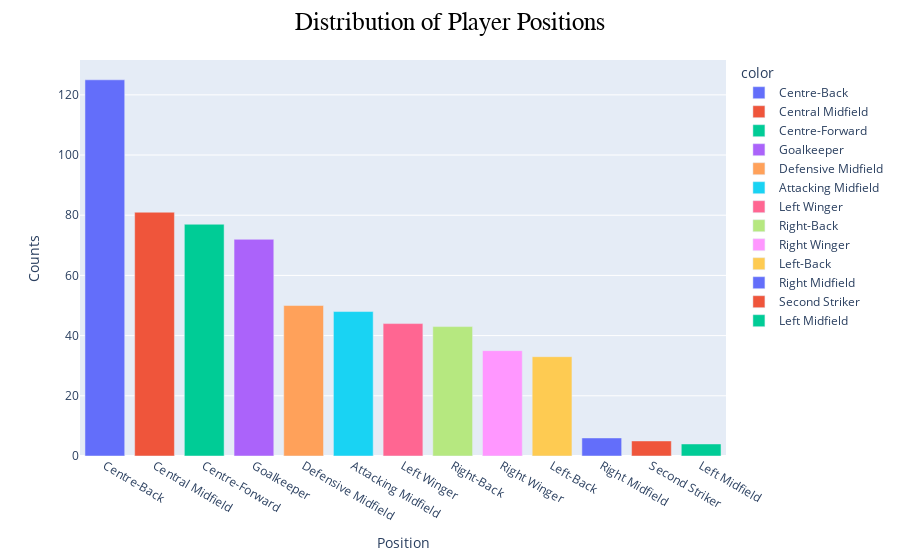

Write notebook code for a chart like this one.
### Code cell
univariate(data['Position'],'Distribution of Player Positions')

### Figure 1 — Plotly figure (JSON) as saved in the notebook; plotly's stock layout.template omitted (floating-point values rounded to 4 significant figures)
{"data": [{"alignmentgroup": "True", "hovertemplate": "color=Centre-Back<br>Position=%{x}<br>Counts=%{y}<extra></extra>", "legendgroup": "Centre-Back", "marker": {"color": "#636efa", "pattern": {"shape": ""}}, "name": "Centre-Back", "offsetgroup": "Centre-Back", "orientation": "v", "showlegend": true, "textposition": "auto", "type": "bar", "x": ["Centre-Back"], "xaxis": "x", "y": [125], "yaxis": "y"}, {"alignmentgroup": "True", "hovertemplate": "color=Central Midfield<br>Position=%{x}<br>Counts=%{y}<extra></extra>", "legendgroup": "Central Midfield", "marker": {"color": "#EF553B", "pattern": {"shape": ""}}, "name": "Central Midfield", "offsetgroup": "Central Midfield", "orientation": "v", "showlegend": true, "textposition": "auto", "type": "bar", "x": ["Central Midfield"], "xaxis": "x", "y": [81], "yaxis": "y"}, {"alignmentgroup": "True", "hovertemplate": "color=Centre-Forward<br>Position=%{x}<br>Counts=%{y}<extra></extra>", "legendgroup": "Centre-Forward", "marker": {"color": "#00cc96", "pattern": {"shape": ""}}, "name": "Centre-Forward", "offsetgroup": "Centre-Forward", "orientation": "v", "showlegend": true, "textposition": "auto", "type": "bar", "x": ["Centre-Forward"], "xaxis": "x", "y": [77], "yaxis": "y"}, {"alignmentgroup": "True", "hovertemplate": "color=Goalkeeper<br>Position=%{x}<br>Counts=%{y}<extra></extra>", "legendgroup": "Goalkeeper", "marker": {"color": "#ab63fa", "pattern": {"shape": ""}}, "name": "Goalkeeper", "offsetgroup": "Goalkeeper", "orientation": "v", "showlegend": true, "textposition": "auto", "type": "bar", "x": ["Goalkeeper"], "xaxis": "x", "y": [72], "yaxis": "y"}, {"alignmentgroup": "True", "hovertemplate": "color=Defensive Midfield<br>Position=%{x}<br>Counts=%{y}<extra></extra>", "legendgroup": "Defensive Midfield", "marker": {"color": "#FFA15A", "pattern": {"shape": ""}}, "name": "Defensive Midfield", "offsetgroup": "Defensive Midfield", "orientation": "v", "showlegend": true, "textposition": "auto", "type": "bar", "x": ["Defensive Midfield"], "xaxis": "x", "y": [50], "yaxis": "y"}, {"alignmentgroup": "True", "hovertemplate": "color=Attacking Midfield<br>Position=%{x}<br>Counts=%{y}<extra></extra>", "legendgroup": "Attacking Midfield", "marker": {"color": "#19d3f3", "pattern": {"shape": ""}}, "name": "Attacking Midfield", "offsetgroup": "Attacking Midfield", "orientation": "v", "showlegend": true, "textposition": "auto", "type": "bar", "x": ["Attacking Midfield"], "xaxis": "x", "y": [48], "yaxis": "y"}, {"alignmentgroup": "True", "hovertemplate": "color=Left Winger<br>Position=%{x}<br>Counts=%{y}<extra></extra>", "legendgroup": "Left Winger", "marker": {"color": "#FF6692", "pattern": {"shape": ""}}, "name": "Left Winger", "offsetgroup": "Left Winger", "orientation": "v", "showlegend": true, "textposition": "auto", "type": "bar", "x": ["Left Winger"], "xaxis": "x", "y": [44], "yaxis": "y"}, {"alignmentgroup": "True", "hovertemplate": "color=Right-Back<br>Position=%{x}<br>Counts=%{y}<extra></extra>", "legendgroup": "Right-Back", "marker": {"color": "#B6E880", "pattern": {"shape": ""}}, "name": "Right-Back", "offsetgroup": "Right-Back", "orientation": "v", "showlegend": true, "textposition": "auto", "type": "bar", "x": ["Right-Back"], "xaxis": "x", "y": [43], "yaxis": "y"}, {"alignmentgroup": "True", "hovertemplate": "color=Right Winger<br>Position=%{x}<br>Counts=%{y}<extra></extra>", "legendgroup": "Right Winger", "marker": {"color": "#FF97FF", "pattern": {"shape": ""}}, "name": "Right Winger", "offsetgroup": "Right Winger", "orientation": "v", "showlegend": true, "textposition": "auto", "type": "bar", "x": ["Right Winger"], "xaxis": "x", "y": [35], "yaxis": "y"}, {"alignmentgroup": "True", "hovertemplate": "color=Left-Back<br>Position=%{x}<br>Counts=%{y}<extra></extra>", "legendgroup": "Left-Back", "marker": {"color": "#FECB52", "pattern": {"shape": ""}}, "name": "Left-Back", "offsetgroup": "Left-Back", "orientation": "v", "showlegend": true, "textposition": "auto", "type": "bar", "x": ["Left-Back"], "xaxis": "x", "y": [33], "yaxis": "y"}, {"alignmentgroup": "True", "hovertemplate": "color=Right Midfield<br>Position=%{x}<br>Counts=%{y}<extra></extra>", "legendgroup": "Right Midfield", "marker": {"color": "#636efa", "pattern": {"shape": ""}}, "name": "Right Midfield", "offsetgroup": "Right Midfield", "orientation": "v", "showlegend": true, "textposition": "auto", "type": "bar", "x": ["Right Midfield"], "xaxis": "x", "y": [6], "yaxis": "y"}, {"alignmentgroup": "True", "hovertemplate": "color=Second Striker<br>Position=%{x}<br>Counts=%{y}<extra></extra>", "legendgroup": "Second Striker", "marker": {"color": "#EF553B", "pattern": {"shape": ""}}, "name": "Second Striker", "offsetgroup": "Second Striker", "orientation": "v", "showlegend": true, "textposition": "auto", "type": "bar", "x": ["Second Striker"], "xaxis": "x", "y": [5], "yaxis": "y"}, {"alignmentgroup": "True", "hovertemplate": "color=Left Midfield<br>Position=%{x}<br>Counts=%{y}<extra></extra>", "legendgroup": "Left Midfield", "marker": {"color": "#00cc96", "pattern": {"shape": ""}}, "name": "Left Midfield", "offsetgroup": "Left Midfield", "orientation": "v", "showlegend": true, "textposition": "auto", "type": "bar", "x": ["Left Midfield"], "xaxis": "x", "y": [4], "yaxis": "y"}], "layout": {"autosize": true, "barmode": "relative", "legend": {"title": {"text": "color"}, "tracegroupgap": 0}, "margin": {"t": 60}, "title": {"font": {"color": "black", "family": "Arial", "size": 25}, "text": "Distribution of Player Positions", "x": 0.5}, "xaxis": {"anchor": "y", "autorange": true, "domain": [0, 1], "range": [-0.5, 12.5], "title": {"text": "Position"}, "type": "category"}, "yaxis": {"anchor": "x", "autorange": true, "domain": [0, 1], "range": [0, 131.6], "title": {"text": "Counts"}, "type": "linear"}}}
